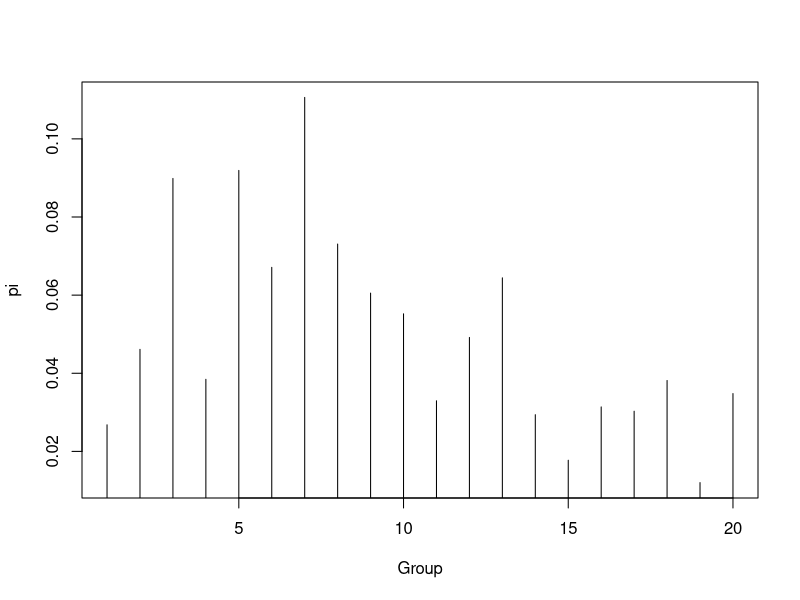
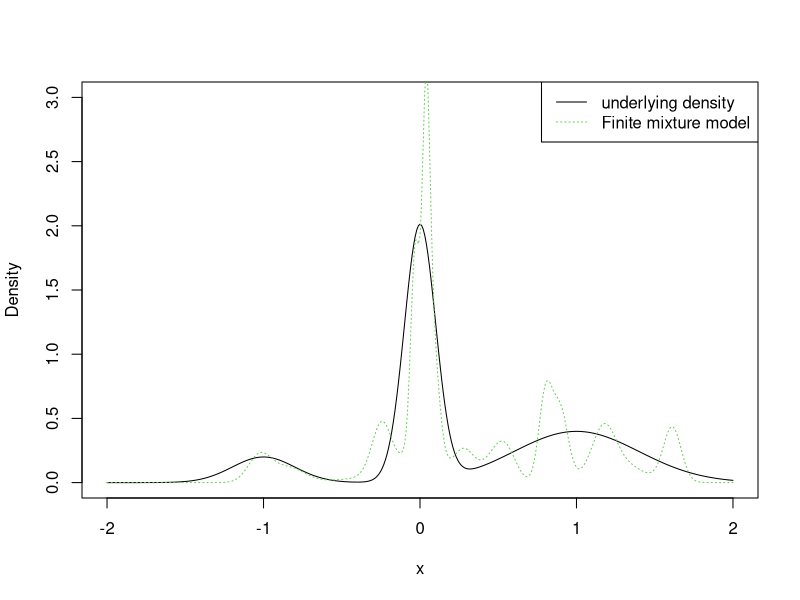
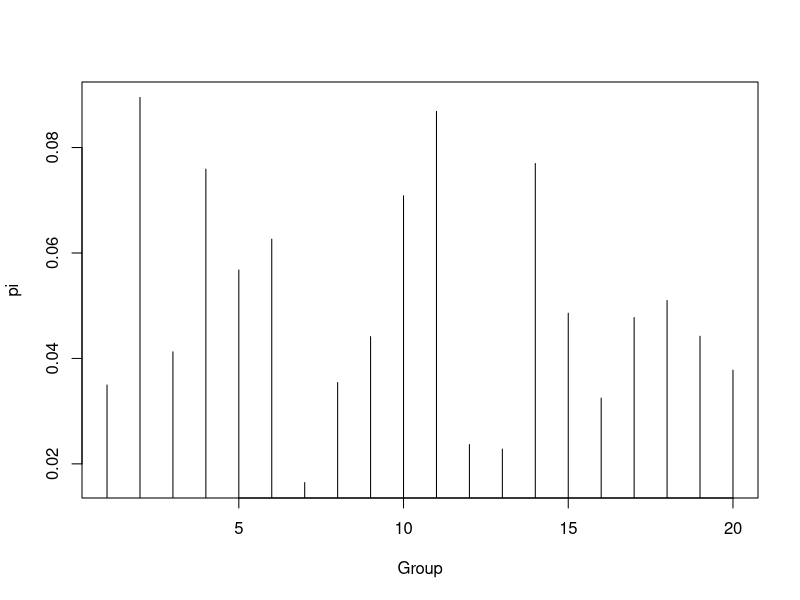
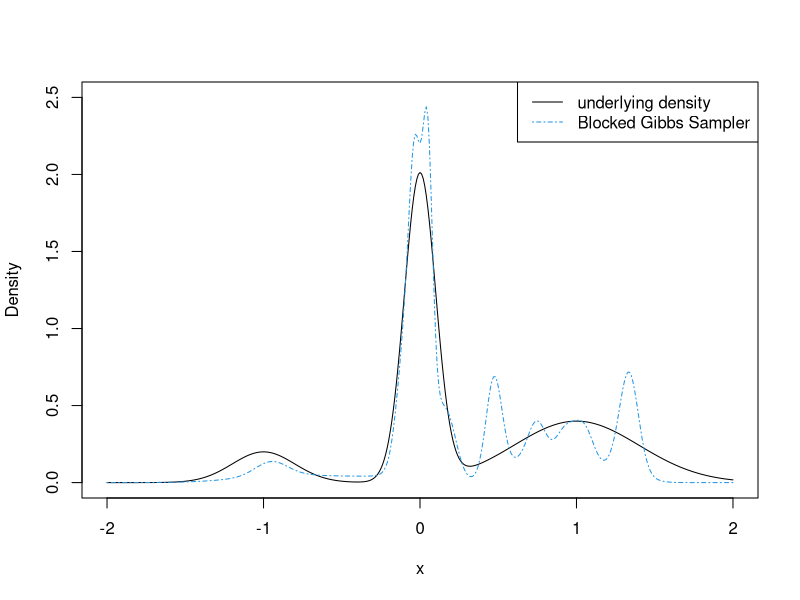

Write the R code that produced these figures, in order. (Note: a time limit stopped this script after it produced the figures.)
n <- 500
y<- as.numeric()
# Record the group that each point belongs to
ind<- sample(c(1,2,3),n,prob=c(0.1,0.5,0.4),replace=TRUE) 
for(i in 1:n){
  if(ind[i]==1)
    y[i] <- rnorm(1,mean=-1,sd=0.2)
  if(ind[i]==2)
    y[i] <- rnorm(1,mean=0,sd=0.1)
  if(ind[i]==3)
    y[i] <- rnorm(1,mean=1,sd=0.4)}

den_y <- density(y)
x <- seq(-2,2,by=0.01)
den_real <- 0.1*dnorm(x,mean=-1,sd=0.2)+0.5*dnorm(x,mean=0,sd=0.1)+0.4*dnorm(x,mean=1,sd=0.4)

#Finite Mixture Model
k <- 20 
#Number of mixtuer groups 
alpha <- 1
mu0 <- 0
a <- alpha/k
kappa <- tau_a <- tau_b <- 1
#Initialization of the iteration
#Initialize the weight by assigning equal weights to each mixture 
pi <- rep(1/k,k)

#Generate mean and variance for each cluster
tau <- 1/rgamma(k, shape=tau_a,rate=tau_b)
vari<-tau*kappa
mu <- rnorm(k,mean=mu0,sd=sqrt(vari))

#2000 iterations
num <- 2000
for(i in 1:num){
  #1. update the mixture group each data point y_i belongs to
  z<-as.numeric() 
  #Records the cluster of the data point 
  for(j in 1:n){
    w <- pi*dnorm(y[j],mean=mu,sd=sqrt(vari))/(sum(pi*dnorm(y[j],mean=mu,sd=sqrt(vari)))) 
    z[j] <- sample(1:k, size=1, prob=w) }
  
  #2. update mu and tau for each mixture (from 1 to k) 
  nk <- table(z)
  #Record the size of each cluster
  empty <- k-length(nk) 
  #Record the number of empty clusters 
  nk <- c(nk, rep(0, empty))
  kappa_hat <- 1/(1/kappa+nk)
  y_bar <-c(unlist(lapply(split(y,z),mean)), rep(0,empty))
  mu_hat <- kappa_hat*(mu0/kappa+nk*y_bar)
  alpha_hat <- tau_a+nk/2
  cy <- (unlist(split(y,z))-rep(y_bar,nk))^2
  
  #Group variance, the clusters with size 0 will be assigned with variance 0
  cvar <- c(unlist(lapply(split(cy,rep(c(1:k),nk)),sum)),rep(0,empty))
  beta_hat <- tau_b+1/2*(cvar+(nk/(1+kappa*nk)*(y_bar-mu0)^2))
  
  #Generating new mu and tau
  tau <- 1/rgamma(k,shape=alpha_hat, rate=beta_hat)
  vari <- tau*kappa_hat
  mu <- rnorm(k,mean=mu_hat, sd=sqrt(vari))
  
  #3. update pi by generating new pi value from new dirichlet distribution
  cw <- rgamma(k,shape=a+nk,rate=1)
  pi <- cw/(sum(cw)) }


x_hat1 <- as.numeric()
for(i in 1:length(x))
  x_hat1[i] <- sum(pi*dnorm(x[i],mean=mu,sd=sqrt(vari)))
plot(c(1:20),pi,type="h",xlab="Group")
plot(x,den_real,type="l",ylim=c(0,3),ylab="Density")
lines(x,x_hat1,col=3,lty=3)
legend("topright",c("underlying density","Finite mixture model"),col=c(1,3),lty=c(1,3))

#Blocked Gibbs sampler
#Maximum number of clusters
N <- 20

#Stick-breaking process
weight <- rbeta(N-1,shape1=1,shape2=alpha)
pi <- c(weight[1],weight[2:(N-1)]*cumprod((1-weight[1:(N-2)]))) 
pi <- c(pi, 1-sum(pi))

#Initialize the parameter for each group by generating it using prior dist.
tau <- 1/rgamma(N, shape=tau_a,rate=tau_b) 
vari<-tau*kappa
mu <- rnorm(N,mean=mu0,sd=sqrt(vari)) 

#2000 iterations
num <- 2000 
for(i in 1:num){
  #1. update the mixture group
  z<-as.numeric() 
  for(j in 1:n){
    w <- pi*dnorm(y[j],mean=mu,sd=sqrt(vari))/(sum(pi*dnorm(y[j],mean=mu,sd=sqrt(vari))))
    z[j] <- sample(1:N, size=1, prob=w) }
  
  #2. Update stick-breaking weight
  nk <-table(z)
  empty <- k-length(nk) 
  #Record the number of empty clusters
  nk <- c(nk, rep(0, empty))
  shape1 <- 1+nk[1:N-1]
  shape2 <- alpha+length(y)-cumsum(nk[1:N-1])
  weight <- rbeta(N-1, shape1=shape1, shape2=shape2)
  pi <- c(weight[1],weight[2:(N-1)]*cumprod((1-weight[1:(N-2)]))) 
  pi <- c(pi, 1-sum(pi))
  
  #3. update mu and tau
  kappa_hat <- 1/(1/kappa+nk)
  y_bar <-c(unlist(lapply(split(y,z),mean)), rep(0,empty))
  mu_hat <- kappa_hat*(mu0/kappa+nk*y_bar)
  alpha_hat <- tau_a+nk/2
  cy <- (unlist(split(y,z))-rep(y_bar,nk))^2
  cvar <- c(unlist(lapply(split(cy,rep(c(1:N),nk)),sum)),rep(0,empty)) #Group variance 
  beta_hat <- tau_b+1/2*(cvar+(nk/(1+kappa*nk)*(y_bar-mu0)^2))
  tau <- 1/rgamma(N,shape=alpha_hat, rate=beta_hat)
  vari <- tau*kappa_hat
  mu <- rnorm(k,mean=mu_hat, sd=sqrt(vari))
}

x_hat2 <- as.numeric()
for(i in 1:length(x))
  x_hat2[i] <- sum(pi*dnorm(x[i],mean=mu,sd=sqrt(vari)))
plot(c(1:20),pi,type="h",xlab="Group")
plot(x,den_real,type="l",ylim=c(0,2.5),ylab="Density")
lines(x,x_hat2,col=4,lty=4)
legend("topright",c("underlying density","Blocked Gibbs Sampler"),col=c(1,4),lty=c(1,4))

#Dirichlet process mixtures Initialization: 
#the number of clusters and param- eters for each cluster
num <- 1 #number of clusters
S <- as.numeric()
#Record the cluster number that the data belongs 
#Random generate the mean and variance for the first data point 
tau <- as.numeric()
vari <- as.numeric()
mu <- as.numeric()
tau[1] <- 1/rgamma(1, shape=tau_a,rate=tau_b)
vari[1] <- tau[1]*kappa
mu[1] <- rnorm(1,mean=mu0,sd=sqrt(vari[1]))
S[1]<-1 
#Assign the first data point to the first cluster group

for(i in 2:length(y)){
  #Records the size of each cluster
  nk <- apply(outer(c(1:num),S,"=="),1,sum)
  #Weight for existing groups
  weight <- sum(1/(alpha+i-1)*nk) 
  Is_new <- c(weight,1-weight)
  new <- sample(0:1,size=1,prob=Is_new) 
  if(new ==1){
    num <- num+1
    S[i] <- num
    tau_new <- 1/rgamma(1, shape=tau_a,rate=tau_b) 
    vari_new <- tau_new*kappa
    mu_new <- rnorm(1,mean=mu0,sd=sqrt(vari_new)) 
    tau <- c(tau,tau_new)
    vari <- c(vari, vari_new)
    mu <- c(mu, mu_new)
  }
  if(new == 0 ){
    pi <- nk/(i-1)
    w <- pi*dnorm(y[i],mean=mu,sd=sqrt(vari))/(sum(pi*dnorm(y[i],mean=mu,sd=sqrt(vari)))) 
    S[i] <- sample(1:num, size=1, prob=w)
  } }

#Iteration
niter <- 2000 #2000 iterations

iter <- 1
while(iter <= niter){
  #1. Update the allocation of clusters
  for(i in 1:length(y)){
    
    #Collect the number of existing clusters
    exist <- unique(S)[order(unique(S))]
    #num records the number of clusters in each iteration
    num <- length(exist)
    #Rename the clusters form 1 (erase the empty clusters)
    S <- outer(S, exist,"==")%*%c(1:num)
    S <- as.vector(S)
    #nk records the number of data points in each group
    nk <- table(S)
    nk[S[i]] <- nk[S[i]]-1
    #Record the previous cluster of point i
    prev <- S[i]
    scaled_y <- (y[i]-mu0)/((1+kappa)*tau_a/tau_b)
    #The weight for existing clusters
    weight_exi <- nk*dnorm(y[i],mean=mu,sd=sqrt(vari))
    weight<-sum(weight_exi)/(alpha*dt(scaled_y,df=2)+sum(weight_exi))
    Is_new <- c(weight,1-weight)
    #Generating a new cluster with possiblility 1-weight
    new <- sample(0:1,size=1,prob=Is_new)
    if(new == 1){
      #Assign the data point to a new cluster
      S[i] <- num+1
      a_i <- tau_a+1/2
      b_i <- tau_b+1/2*(y[i]-mu0)^2/(1+kappa)
      tau_new <- 1/rgamma(1, shape=a_i,rate=b_i) 
      m_i <- (mu0+kappa*y[i])/(1+kappa)
      v_i <- kappa/(1+kappa)*tau_new
      mu_new <- rnorm(1,mean=m_i,sd=sqrt(v_i)) 
      tau <- c(tau,tau_new)
      vari <- c(vari,v_i)
      mu <- c(mu, mu_new)
    }
    if(new == 0){
      pi <- nk/(length(y)-1)
      w <- weight_exi/sum(weight_exi)
      S[i] <- sample(1:num, size=1, prob=w)}
    #Empty the respect parameters if the previous cluster is empty after change
    if(nk[prev]==0){
      tau <- tau[-prev] 
      vari <- vari[-prev] 
      mu <- mu[-prev]}
  }
  #2.Unpdate the parameter within each cluster
  nk <- table(S)
  num <- length(nk)
  
  kappa_hat <- 1/(1/kappa+nk)
  y_bar <-unlist(lapply(split(y,S),mean))
  mu_hat <- kappa_hat*(mu0/kappa+nk*y_bar)
  alpha_hat <- tau_a+nk/2
  cy <- (unlist(split(y,S))-rep(y_bar,nk))^2
  cvar <- c(unlist(lapply(split(cy,rep(c(1:num),nk)),sum))) #Group variance
  beta_hat <- tau_b+1/2*(cvar+(nk/(1+kappa*nk)*(y_bar-mu0)^2))
  
  tau <- 1/rgamma(num,shape=alpha_hat, rate=beta_hat)
  vari <- tau*kappa_hat
  mu <- rnorm(num,mean=mu_hat, sd=sqrt(vari))
  iter <- iter+1
}

x_hat3 <- as.numeric()
for(i in 1:length(x))
  x_hat3[i] <- sum(pi*dnorm(x[i],mean=mu,sd=sqrt(vari)))
plot(x,den_real,type="l",ylim=range(x_hat3),ylab="Density")
lines(x,x_hat3,col=5,lty=5)
legend("topright",c("density approximation","Dirichlet Process Mixtures"),col=c(1,5),lty=c(1,5))
